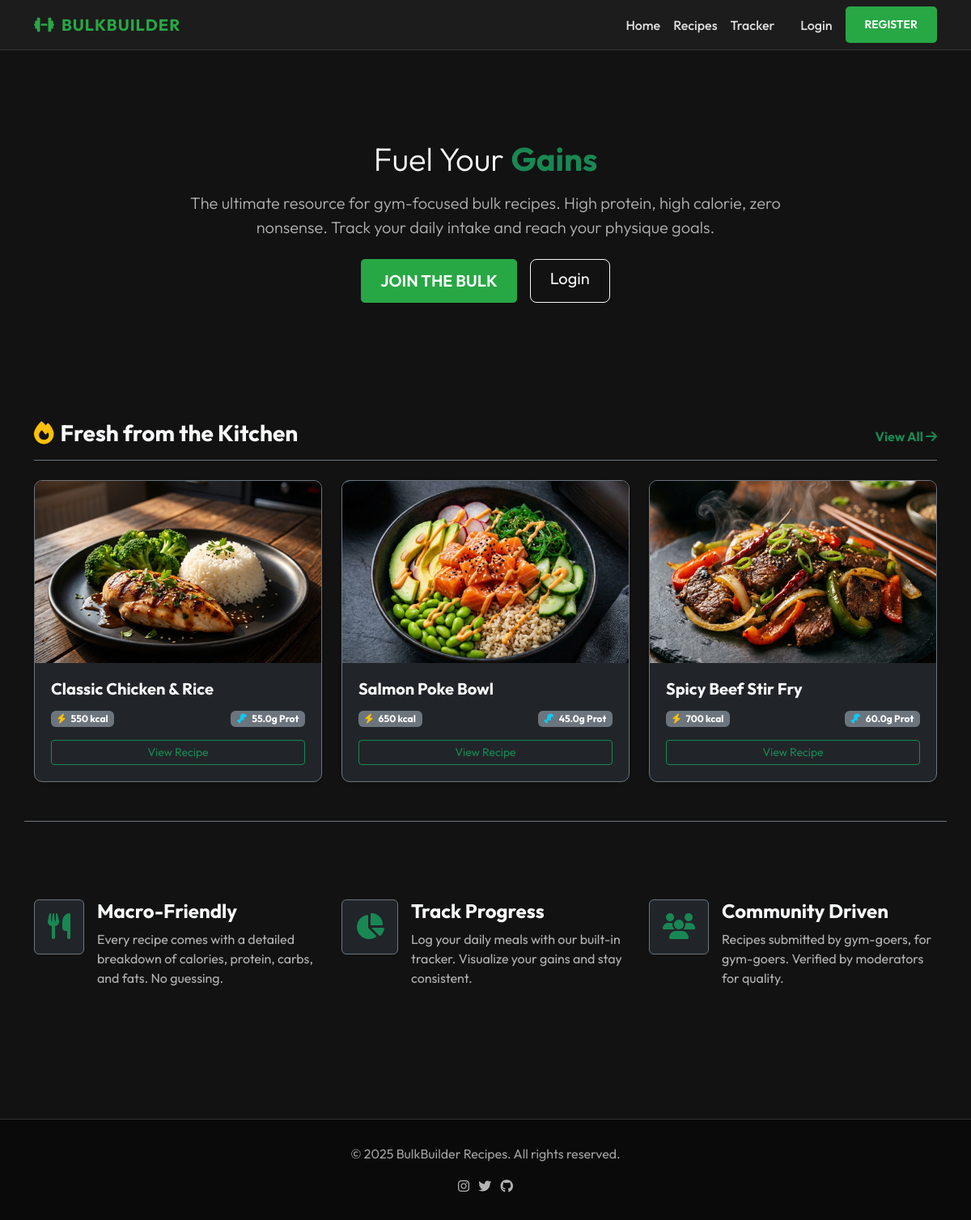
The page / on the database its author committed.
### tables this page shows
CREATE TABLE IF NOT EXISTS recipes (
    id INT AUTO_INCREMENT PRIMARY KEY,
    title VARCHAR(200) NOT NULL,
    description TEXT,
    ingredients TEXT NOT NULL,
    instructions TEXT NOT NULL,
    calories INT,
    protein DECIMAL(5,1),
    carbs DECIMAL(5,1),
    fats DECIMAL(5,1),
    image VARCHAR(255),
    author_id INT,
    status ENUM('pending', 'approved', 'rejected') DEFAULT 'pending',
    created_at TIMESTAMP DEFAULT CURRENT_TIMESTAMP,
    FOREIGN KEY (author_id) REFERENCES users(id)
);

### index.php (the view, shortened to what this page needs)
<?php
include 'includes/db_connect.php';
$feat_sql = "SELECT id, title, image, calories, protein FROM recipes WHERE status = 'approved' ORDER BY created_at DESC LIMIT 3";
$feat_res = $conn->query($feat_sql);
?>
<?php include 'includes/header.php'; ?>
<section class="py-5 text-center container">
    <div class="row py-lg-5">
        <div class="col-lg-8 col-md-8 mx-auto">
            <?php if (isset($_SESSION['user_id'])): ?>
                <h1 class="fw-light text-light mb-3">Welcome back, <span
                        class="text-success fw-bold"><?php echo htmlspecialchars($_SESSION['username']); ?></span>!</h1>
                <p class="lead text-muted mb-4">You're on the path to greatness. Track your macros or find a new meal to
                    crush.</p>
                <div class="d-flex justify-content-center gap-3">
                    <a href="/bulkbuilder/tracker/dashboard.php" class="btn btn-custom-green btn-lg px-4 gap-3">Go to
                        Tracker</a>
                    <a href="/bulkbuilder/recipes/list.php" class="btn btn-outline-light btn-lg px-4">Browse Recipes</a>
                </div>
            <?php else: ?>
                <h1 class="fw-light text-light mb-3">Fuel Your <span class="text-success fw-bold">Gains</span></h1>
                <p class="lead text-muted mb-4">The ultimate resource for gym-focused bulk recipes. High protein, high
                    calorie, zero nonsense. Track your daily intake and reach your physique goals.</p>
                <div class="d-flex justify-content-center gap-3">
                    <a href="/bulkbuilder/auth/register.php" class="btn btn-custom-green btn-lg px-4 gap-3">Join the
                        Bulk</a>
                    <a href="/bulkbuilder/auth/login.php" class="btn btn-outline-light btn-lg px-4">Login</a>
                </div>
            <?php endif; ?>
        </div>
    </div>
</section>
<div class="album py-5 bg-darker">
    <div class="container">
        <div class="d-flex justify-content-between align-items-center mb-4 border-bottom border-secondary pb-2">
            <h3 class="text-light fw-bold"><i class="fas fa-fire text-warning me-2"></i>Fresh from the Kitchen</h3>
            <a href="/bulkbuilder/recipes/list.php" class="text-success text-decoration-none fw-bold">View All <i
                    class="fas fa-arrow-right"></i></a>
        </div>
        <div class="row row-cols-1 row-cols-sm-2 row-cols-md-3 g-4">
            <?php if ($feat_res->num_rows > 0): ?>
                <?php while ($row = $feat_res->fetch_assoc()): ?>
                    <div class="col">
                        <div class="card shadow-sm h-100 bg-dark border-secondary recipe-card">
                            <?php if ($row['image']): ?>
                                <img src="/bulkbuilder/<?php echo htmlspecialchars($row['image']); ?>"
                                    class="bd-placeholder-img card-img-top" width="100%" height="225" style="object-fit: cover;"
                                    alt="<?php echo htmlspecialchars($row['title']); ?>">
                            <?php endif; ?>
                            <div class="card-body d-flex flex-column">
                                <h5 class="card-title text-light fw-bold"><?php echo htmlspecialchars($row['title']); ?></h5>
                                <div class="mt-auto">
                                    <div class="d-flex justify-content-between align-items-center mb-3">
                                        <span class="badge bg-secondary"><i class="fas fa-bolt text-warning me-1"></i>
                                            <?php echo $row['calories']; ?> kcal</span>
                                        <span class="badge bg-secondary"><i class="fas fa-drumstick-bite text-info me-1"></i>
                                            <?php echo $row['protein']; ?>g Prot</span>
                                    </div>
                                    <a href="/bulkbuilder/recipes/view.php?id=<?php echo $row['id']; ?>"
                                        class="btn btn-sm btn-outline-success w-100 stretched-link">View Recipe</a>
                                </div>
                            </div>
                        </div>
                    </div>
                <?php endwhile; ?>
            <?php else: ?>
                <div class="col-12 text-center text-muted py-5">
                    <p>No recipes added yet. Be the first to add one!</p>
                </div>
            <?php endif; ?>
        </div>
    </div>
</div>
<section class="container py-5 border-top border-secondary">
    <div class="row g-4 py-5 row-cols-1 row-cols-lg-3">
        <div class="col d-flex align-items-start">
            <div class="icon-square bg-dark text-success flex-shrink-0 me-3 rounded p-3 border border-secondary">
                <i class="fas fa-utensils fa-2x"></i>
            </div>
            <div>
                <h4 class="fw-bold text-light">Macro-Friendly</h4>
                <p class="text-muted">Every recipe comes with a detailed breakdown of calories, protein, carbs, and
                    fats. No guessing.</p>
            </div>
        </div>
        <div class="col d-flex align-items-start">
            <div class="icon-square bg-dark text-success flex-shrink-0 me-3 rounded p-3 border border-secondary">
                <i class="fas fa-chart-pie fa-2x"></i>
            </div>
            <div>
                <h4 class="fw-bold text-light">Track Progress</h4>
                <p class="text-muted">Log your daily meals with our built-in tracker. Visualize your gains and stay
                    consistent.</p>
            </div>
        </div>
        <div class="col d-flex align-items-start">
            <div class="icon-square bg-dark text-success flex-shrink-0 me-3 rounded p-3 border border-secondary">
                <i class="fas fa-users fa-2x"></i>
            </div>
            <div>
                <h4 class="fw-bold text-light">Community Driven</h4>
                <p class="text-muted">Recipes submitted by gym-goers, for gym-goers. Verified by moderators for quality.
                </p>
            </div>
        </div>
    </div>
</section>
<?php include 'includes/footer.php'; ?>

### css/style.css (style rules this page uses)
:root { --bg-dark: #121212; --bg-card: #1e1e1e; --text-primary: #e0e0e0; --text-muted: #a0a0a0; --accent-green: #28a745; --accent-hover: #218838; }
body { background-color: var(--bg-dark); color: var(--text-primary); color: var(--text-primary); font-family: 'Outfit', 'Inter', sans-serif; }
.text-muted { color: #b3b3b3 !important; }
.btn-custom-green { background-color: var(--accent-green); color: #fff; padding: 12px 30px; font-weight: 600; border-radius: 5px; border: none; text-transform: uppercase; transition: all 0.3s ease; }
.recipe-card { background-color: var(--bg-card); border: 1px solid #333; border-radius: 10px; overflow: hidden; transition: transform 0.3s ease, box-shadow 0.3s ease; height: 100%; }
.card-body { padding: 20px; }
.card-title { color: #fff; font-weight: 600; margin-bottom: 15px; }

### rows shown on the page
recipes: image (picture), title "Classic Chicken & Rice", calories "550", protein "55.0"
recipes: image (picture), title "Salmon Poke Bowl", calories "650", protein "45.0"
recipes: image (picture), title "Spicy Beef Stir Fry", calories "700", protein "60.0"
